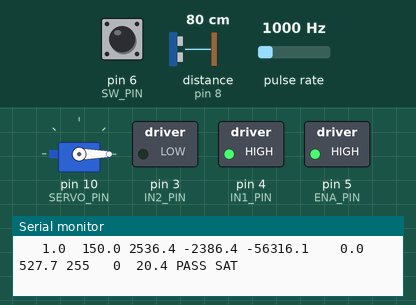
A sketch run on a simulated Arduino Uno, built with avr-gcc and run on an emulated ATmega328P. Parts: servo, switched loads named in the sketch (green lamp = pin HIGH), the last lines printed to the serial monitor. Wiring (inferred from the names in the program): ultrasonic range finder: trigger pin 9; echo pin 8; pulse sensor: data pin 2. Inputs (shaded band) come from the test bench; at power-on: pin 6 (SW_PIN) HIGH, distance to the obstacle (sensor on pin 8) 80 cm, pulse rate 1000 Hz. The echo pulse lasts 58.3 µs per cm; pins used as bus, display or sensor lines are not drawn.

Above: at 1.4 s.
1.5 s: pin 6 (SW_PIN) pulled LOW for 0.15 s
At 1.66 s:
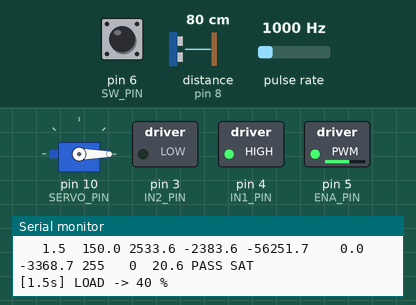
3.2 s: distance to the obstacle (sensor on pin 8) set to 73 cm
4.7 s: distance to the obstacle (sensor on pin 8) set to 66 cm
At 5.5 s:
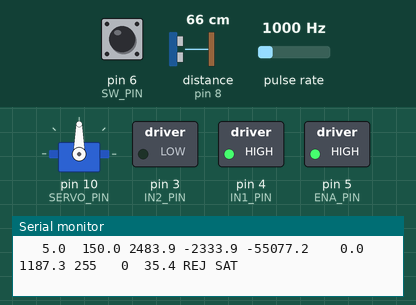
6.3 s: pulse rate (sensor on pin 2) set to 100 Hz
At 6.9 s:
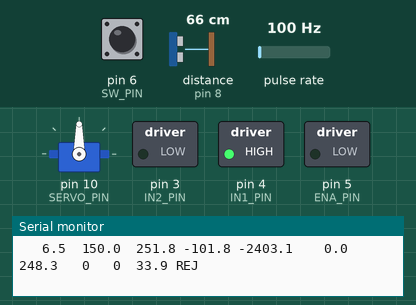
Timing chart, 0 to 9.3 s (numbered marks = the images above; inputs shaded):
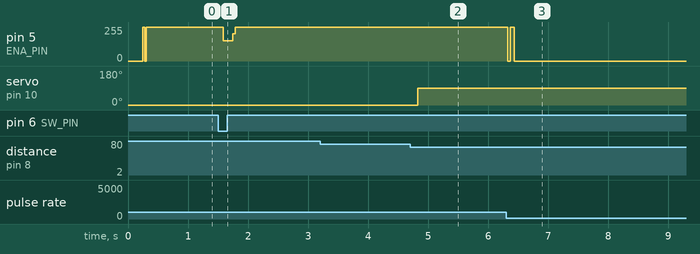

Measured:
- the behaviour switches between 71 and 70 cm on distance to the obstacle (sensor on pin 8) (found by bisection; images 1 and 2)
- after the input at 1.5 s, pin 5 (ENA_PIN): 255/255 → 153/255 after 0.09 s, → 255/255 0.16 s later
- after the input at 4.7 s, servo on pin 10 (SERVO_PIN): 0° → 90° after 0.13 s
- after the input at 6.3 s, pin 5 (ENA_PIN): 255/255 → 0/255 after 0.13 s

The sketch:

conveyor_pid_final.ino
```cpp
#include <Servo.h>
#include <avr/pgmspace.h>
// =====================================================
//  CONVEYOR: PID speed control + height sorting  (simple console)
//  Wiring:  D2 <- encoder | D3 -> L293D IN2 | D4 -> IN1 | D5 -> EN1
//           D8 <- HC-SR04 ECHO | D9 -> TRIG | D10 -> Servo | Terminal 9600 baud
//  Load: switch D6 -> GND (closed = load ON) | pot wiper -> A0 | m<n> picks source
//  Terminal commands (type then Enter):  h = help
// =====================================================

// ---------- Forward declarations ----------
void countPulse();
void setGate(byte pos);
void startStep();
void resetPID();
void setLoad(byte pct);
void updateLoad(unsigned long now);

// ---------- Pins ----------
const byte IR_PULSE_PIN = 2;
const byte IN2_PIN = 3;
const byte IN1_PIN = 4;
const byte ENA_PIN = 5;
const byte ECHO_PIN = 8;
const byte TRIG_PIN = 9;
const byte SERVO_PIN = 10;

// ---------- PID ----------
double dt, last_time;
double integral, previous, output = 0;
double kp, ki, kd;
double setpoint = 150.00;
const double MAX_RPM = 340.0;
const unsigned long SAMPLE_MS = 20;
double pTerm = 0, iTerm = 0, dTerm = 0;

// ---------- Software PWM ----------
const unsigned long SW_PERIOD_US = 10000UL;
byte duty = 0;

// ---------- Simulated belt load ----------
// loadPct = how much of the drive power is "eaten" by the load (0 = empty belt)
byte loadPct = 0;
byte loadSet = 40;                           // load size used by switch / pulse / terminal
byte loadMode = 2;                           // 0 = terminal, 1 = pot on A0, 2 = switch on D6, 3 = auto pulse
const byte SW_PIN = 6;                       // switch to GND (INPUT_PULLUP)
unsigned long lastLoadRead = 0;
unsigned long loadToggleMs = 0;
const unsigned long LOAD_PULSE_MS = 8000;    // pulse mode toggles every 8 s

// ---------- Speed measurement ----------
const float PULSES_PER_REV = 24.0;
const float RPM_FILTER = 0.5;
volatile unsigned long lastPulseUs = 0;
volatile unsigned long periodUs = 0;
double rawRPM = 0.0, currentRPM = 0.0, error = 0.0;
int pwmOutput = 0;

// ---------- Sorting ----------
Servo sortingGate;
const float SENSOR_TO_BELT_DIST = 100.0;
const float HEIGHT_THRESHOLD = 30.0;
const unsigned long ECHO_TIMEOUT_US = 30000;
const unsigned long ULTRA_MS = 100;
const unsigned long DIVERT_HOLD_MS = 1500;
const byte GATE_PASS = 0, GATE_REJECT = 90;
unsigned long lastUltraTime = 0, divertUntil = 0;
byte tallCount = 0, gatePos = 255;
float objectHeight = 0.0, lastDistance = -1.0;
unsigned int rejectCount = 0;

// ---------- Logging settings ----------
const unsigned long PRINT_MS = 500;
const double SETTLE_BAND = 1.0;
const unsigned long SETTLE_HOLD_MS = 2000;
const unsigned long SS_WINDOW_MS = 5000;
bool csvMode = false;
unsigned long lastPrint = 0;

// ---------- Step-response metrics ----------
bool stepActive = false;
unsigned long stepStartMs = 0, inBandSince = 0;
double stepFrom = 0, stepSpan = 0, stepExtreme = 0;
int stepDir = 1;
long t10 = -1, t90 = -1;
double lastRise = -1, lastSettle = -1, lastOver = -1, lastOverPct = -1;

// ---------- Steady-state statistics ----------
unsigned long ssStart = 0;
unsigned int ssN = 0, ssIn = 0;
double ssSumErr = 0, ssMaxAbs = 0, ssSumPwm = 0;

// =====================================================
//  Non-blocking log queue
// =====================================================
const int QSIZE = 320;
char q[QSIZE];
int qHead = 0, qTail = 0, qCount = 0;

void softPWM()
{
  unsigned long t = micros() % SW_PERIOD_US;
  unsigned int eff = ((unsigned int)duty * (100 - loadPct)) / 100;   // power the motor really gets
  unsigned long onTime = (SW_PERIOD_US * (unsigned long)eff) / 255UL;
  digitalWrite(ENA_PIN, t < onTime ? HIGH : LOW);
}

void pumpSerial()
{
  while (qCount > 0 && Serial.availableForWrite() > 0)
  {
    Serial.write(q[qHead]);
    qHead = (qHead + 1) % QSIZE;
    qCount--;
  }
}

void qRaw(char c)
{
  while (qCount >= QSIZE) { softPWM(); pumpSerial(); }
  q[qTail] = c;
  qTail = (qTail + 1) % QSIZE;
  qCount++;
}

void qPut(char c)
{
  if (c == '\n') qRaw('\r');   // terminal needs CR + LF
  qRaw(c);
}

void qStr(const char *s) { while (*s) qPut(*s++); }

void qP(const __FlashStringHelper *f)
{
  const char *p = (const char *)f;
  char c;
  while ((c = pgm_read_byte(p++))) qPut(c);
}

void qNum(double v, int w, int p)
{
  char t[16];
  dtostrf(v, w, p, t);
  qStr(t);
}

void qTime()
{
  qP(F("[")); qNum(millis() / 1000.0, 0, 1); qP(F("s] "));
}

int qFree() { return QSIZE - qCount; }

// =====================================================
//  Banner / help / header
// =====================================================
void printHelp()
{
  qP(F("\nCommands (type then Enter):\n"));
  qP(F("  s<rpm>  set speed   e.g. s120\n"));
  qP(F("  p<val>  set kp      e.g. p0.5\n"));
  qP(F("  i<val>  set ki      e.g. i2\n"));
  qP(F("  d<val>  set kd      e.g. d0.01\n"));
  qP(F("  l<pct>  load size 0-90   e.g. l40\n"));
  qP(F("  m<n>    load source: 0 term, 1 pot, 2 switch, 3 pulse\n"));
  qP(F("  r       report\n"));
  qP(F("  c       toggle CSV / table\n"));
  qP(F("  h       help\n\n"));
}

void printHeader()
{
  qP(F("  t(s)     SP     PV    ERR      P      I      D PWM LD% H(cm) GATE\n"));
}

void printBanner()
{
  qP(F("\n=== CONVEYOR PID SPEED CONTROL + HEIGHT SORTING ===\n"));
  qP(F("Setpoint: ")); qNum(setpoint, 0, 1); qP(F(" RPM (motor max ~")); qNum(MAX_RPM, 0, 0); qP(F(")\n"));
  qP(F("Gains: kp=")); qNum(kp, 0, 3); qP(F(" ki=")); qNum(ki, 0, 3); qP(F(" kd=")); qNum(kd, 0, 3); qPut('\n');
  qP(F("Reject height >= ")); qNum(HEIGHT_THRESHOLD, 0, 1); qP(F(" cm\n"));
  qP(F("Type h for commands.\n"));
}

// =====================================================
//  Setup
// =====================================================
void setup()
{
  //PESSEN'S INTEGRAL RULE
	kp = 23.599;
	ki = 118.945;
	kd = 1.756;

  Serial.begin(9600);

  pinMode(IR_PULSE_PIN, INPUT_PULLUP);
  attachInterrupt(digitalPinToInterrupt(IR_PULSE_PIN), countPulse, RISING);

  pinMode(ENA_PIN, OUTPUT);
  pinMode(IN1_PIN, OUTPUT);
  pinMode(IN2_PIN, OUTPUT);
  digitalWrite(IN1_PIN, HIGH);
  digitalWrite(IN2_PIN, LOW);
  digitalWrite(ENA_PIN, LOW);

  pinMode(SW_PIN, INPUT_PULLUP);
  pinMode(TRIG_PIN, OUTPUT);
  pinMode(ECHO_PIN, INPUT);

  sortingGate.attach(SERVO_PIN, 1000, 2000);
  setGate(GATE_PASS);

  printBanner();
  printHelp();
  printHeader();

  last_time = millis();
  startStep();
}

// =====================================================
//  Main loop
// =====================================================
void loop()
{
  softPWM();
  pumpSerial();
  unsigned long now = millis();

  if (now - last_time >= SAMPLE_MS)
  {
    dt = (now - last_time) / 1000.00;
    last_time = now;

    handleSerial();
    updateRPM();
    double actual = currentRPM;
    error = setpoint - actual;
    output = pid(error);
    setMotor((int)output);

    trackStep(now);
    trackSteady(now);

    if (now - lastPrint >= PRINT_MS && qFree() >= 100)
    {
      lastPrint = now;
      logRow(actual);
    }
  }

  updateLoad(now);
  updateSorting(now);
}

// =====================================================
//  PID
// =====================================================
double pid(double error)
{
  double proportional = error;
  integral += error * dt;
  integral = constrain(integral, 0.0, 255.0 / (ki > 0 ? ki : 1.0));
  double derivative = (dt > 0) ? (error - previous) / dt : 0.0;
  previous = error;

  pTerm = kp * proportional;
  iTerm = ki * integral;
  dTerm = kd * derivative;
  return pTerm + iTerm + dTerm;
}

void resetPID()
{
  integral = 0;
  previous = 0;
}

// =====================================================
//  Motor / speed measurement
// =====================================================
void setMotor(int pwm)
{
  pwmOutput = constrain(pwm, 0, 255);
  duty = (byte)pwmOutput;
}

void setLoad(byte pct)
{
  if (pct != loadPct)
  {
    loadPct = pct;
    qTime(); qP(F("LOAD -> ")); qNum(loadPct, 0, 0); qP(F(" %\n"));
  }
}

void updateLoad(unsigned long now)
{
  if (loadMode == 1 || loadMode == 2)
  {
    if (now - lastLoadRead < 100) return;          // read inputs 10x per second
    lastLoadRead = now;
    if (loadMode == 1) setLoad((byte)(((long)analogRead(A0) * 18 / 1023) * 5));   // pot: 0..90 % in 5 % steps
    else setLoad(digitalRead(SW_PIN) == LOW ? loadSet : 0);                        // switch closed = load on
  }
  else if (loadMode == 3 && now - loadToggleMs >= LOAD_PULSE_MS)
  {
    loadToggleMs = now;
    setLoad(loadPct == 0 ? loadSet : 0);
  }
}

void countPulse()
{
  unsigned long t = micros();
  periodUs = t - lastPulseUs;
  lastPulseUs = t;
}

void updateRPM()
{
  noInterrupts();
  unsigned long p = periodUs;
  unsigned long last = lastPulseUs;
  interrupts();

  unsigned long sinceLast = micros() - last;
  if (p == 0 || sinceLast > 500000UL) rawRPM = 0.0;
  else rawRPM = 60000000.0 / (PULSES_PER_REV * (double)p);

  currentRPM += RPM_FILTER * (rawRPM - currentRPM);
}

// =====================================================
//  Sorting
// =====================================================
void setGate(byte pos)
{
  if (pos != gatePos)
  {
    sortingGate.write(pos);
    gatePos = pos;
    qTime();
    if (pos == GATE_REJECT)
    {
      rejectCount++;
      qP(F("GATE -> REJECT (height "));
      qNum(objectHeight, 0, 1);
      qP(F(" cm, total rejected ")); qNum(rejectCount, 0, 0); qP(F(")\n"));
    }
    else
    {
      qP(F("GATE -> PASS\n"));
    }
  }
}

float readUltrasonic()
{
  digitalWrite(TRIG_PIN, LOW);
  delayMicroseconds(2);
  digitalWrite(TRIG_PIN, HIGH);
  delayMicroseconds(10);
  digitalWrite(TRIG_PIN, LOW);

  unsigned long start = micros();
  while (digitalRead(ECHO_PIN) == LOW)
  {
    softPWM();
    if (micros() - start > ECHO_TIMEOUT_US) return -1.0;
  }
  unsigned long t0 = micros();
  while (digitalRead(ECHO_PIN) == HIGH)
  {
    softPWM();
    if (micros() - t0 > ECHO_TIMEOUT_US) return -1.0;
  }
  unsigned long duration = micros() - t0;
  return (duration * 0.0343) / 2.0;
}

void updateSorting(unsigned long now)
{
  if (now - lastUltraTime >= ULTRA_MS)
  {
    lastUltraTime = now;
    lastDistance = readUltrasonic();
    objectHeight = (lastDistance < 0) ? 0.0 : (SENSOR_TO_BELT_DIST - lastDistance);

    if (objectHeight >= HEIGHT_THRESHOLD)
    {
      if (tallCount < 255) tallCount++;
      if (tallCount >= 2) divertUntil = now + DIVERT_HOLD_MS;
    }
    else
    {
      tallCount = 0;
    }
  }
  setGate((long)(divertUntil - now) > 0 ? GATE_REJECT : GATE_PASS);
}

// =====================================================
//  Logging
// =====================================================
void logRow(double actual)
{
  if (csvMode)
  {
    qNum(millis() / 1000.0, 0, 2); qPut(',');
    qNum(setpoint, 0, 1); qPut(',');
    qNum(actual, 0, 1); qPut(',');
    qNum(error, 0, 1); qPut(',');
    qNum(pTerm, 0, 1); qPut(',');
    qNum(iTerm, 0, 1); qPut(',');
    qNum(dTerm, 0, 1); qPut(',');
    qNum(pwmOutput, 0, 0); qPut(',');
    qNum(loadPct, 0, 0); qPut(',');
    qNum(objectHeight, 0, 1); qPut('\n');
    return;
  }

  qNum(millis() / 1000.0, 6, 1); qPut(' ');
  qNum(setpoint, 6, 1); qPut(' ');
  qNum(actual, 6, 1); qPut(' ');
  qNum(error, 6, 1); qPut(' ');
  qNum(pTerm, 6, 1); qPut(' ');
  qNum(iTerm, 6, 1); qPut(' ');
  qNum(dTerm, 6, 1); qPut(' ');
  qNum(pwmOutput, 3, 0); qPut(' ');
  qNum(loadPct, 3, 0); qPut(' ');
  qNum(objectHeight, 5, 1); qPut(' ');
  qStr(gatePos == GATE_REJECT ? "REJ" : "PASS");
  if (pwmOutput >= 255) qP(F(" SAT"));
  qPut('\n');
}

void startStep()
{
  stepActive = true;
  stepStartMs = millis();
  inBandSince = 0;
  stepFrom = currentRPM;
  stepSpan = fabs(setpoint - currentRPM);
  stepDir = (setpoint >= currentRPM) ? 1 : -1;
  stepExtreme = currentRPM;
  t10 = t90 = -1;
}

void trackStep(unsigned long now)
{
  if (!stepActive)
  {
    if (fabs(error) > 10.0)
    {
      qTime(); qP(F("Large error, tracking new transient\n"));
      startStep();
    }
    return;
  }

  long elapsed = (long)(now - stepStartMs);
  if (stepDir > 0 ? currentRPM > stepExtreme : currentRPM < stepExtreme) stepExtreme = currentRPM;

  if (stepSpan > 5.0)
  {
    double progress = stepDir * (currentRPM - stepFrom);
    if (t10 < 0 && progress >= 0.1 * stepSpan) t10 = elapsed;
    if (t90 < 0 && progress >= 0.9 * stepSpan) t90 = elapsed;
  }

  if (fabs(error) <= SETTLE_BAND)
  {
    if (inBandSince == 0) inBandSince = now;
    else if (now - inBandSince >= SETTLE_HOLD_MS)
    {
      lastSettle = (inBandSince - stepStartMs) / 1000.0;
      lastRise = (t10 >= 0 && t90 >= 0) ? (t90 - t10) / 1000.0 : -1;
      double ov = stepDir * (stepExtreme - setpoint);
      lastOver = (ov > 0.0) ? ov : 0.0;
      lastOverPct = (stepSpan > 5.0) ? 100.0 * lastOver / stepSpan : 0.0;

      qTime(); qP(F("STEP DONE target ")); qNum(setpoint, 0, 1); qP(F(" RPM | rise 10-90%: "));
      if (lastRise >= 0) { qNum(lastRise, 0, 2); qP(F(" s")); } else qP(F("n/a"));
      qP(F(" | settled ")); qNum(lastSettle, 0, 2);
      qP(F(" s | overshoot ")); qNum(lastOver, 0, 1); qP(F(" RPM (")); qNum(lastOverPct, 0, 1); qP(F("%)\n"));

      stepActive = false;
      ssStart = now; ssN = ssIn = 0; ssSumErr = ssMaxAbs = ssSumPwm = 0;
    }
  }
  else inBandSince = 0;
}

void trackSteady(unsigned long now)
{
  if (stepActive) return;
  ssN++;
  ssSumErr += error;
  ssSumPwm += pwmOutput;
  if (fabs(error) > ssMaxAbs) ssMaxAbs = fabs(error);
  if (fabs(error) <= SETTLE_BAND) ssIn++;

  if (now - ssStart >= SS_WINDOW_MS && ssN > 0)
  {
    qTime(); qP(F("STEADY "));
    qNum(SS_WINDOW_MS / 1000.0, 0, 0); qP(F("s | mean err ")); qNum(ssSumErr / ssN, 0, 2);
    qP(F(" | max err ")); qNum(ssMaxAbs, 0, 2);
    qP(F(" | in band ")); qNum(100.0 * ssIn / ssN, 0, 0);
    qP(F("% | avg PWM ")); qNum(ssSumPwm / ssN, 0, 0); qPut('\n');
    ssStart = now; ssN = ssIn = 0; ssSumErr = ssMaxAbs = ssSumPwm = 0;
  }
}

void printReport()
{
  qTime(); qP(F("REPORT\n"));
  qP(F("  setpoint ")); qNum(setpoint, 0, 1); qP(F(" RPM | PV ")); qNum(currentRPM, 0, 1);
  qP(F(" | error ")); qNum(error, 0, 2); qP(F(" | PWM ")); qNum(pwmOutput, 0, 0); qPut('\n');
  qP(F("  gains kp=")); qNum(kp, 0, 3); qP(F(" ki=")); qNum(ki, 0, 3); qP(F(" kd=")); qNum(kd, 0, 3); qPut('\n');
  qP(F("  last step: "));
  if (lastSettle >= 0)
  {
    qP(F("settled in ")); qNum(lastSettle, 0, 2); qP(F(" s, overshoot ")); qNum(lastOver, 0, 1);
    qP(F(" RPM (")); qNum(lastOverPct, 0, 1); qP(F("%)"));
  }
  else qP(F("none completed yet"));
  qPut('\n');
  qP(F("  load ")); qNum(loadPct, 0, 0); qP(F(" % (size ")); qNum(loadSet, 0, 0); qP(F(", source ")); qNum(loadMode, 0, 0); qP(F(")\n"));
  qP(F("  gate: ")); qStr(gatePos == GATE_REJECT ? "REJECT" : "PASS");
  qP(F(" | rejected objects: ")); qNum(rejectCount, 0, 0); qPut('\n');
}

// =====================================================
//  Terminal commands
// =====================================================
void handleSerial()
{
  static char buf[16];
  static byte n = 0;
  while (Serial.available())
  {
    char ch = Serial.read();
    if (ch == '\r' || ch == '\n')
    {
      if (n > 0)
      {
        buf[n] = 0;
        float v = atof(buf + 1);
        switch (buf[0])
        {
          case 's':
            setpoint = constrain(v, 0.0, 1000.0);
            qTime(); qP(F("CMD setpoint = ")); qNum(setpoint, 0, 1); qP(F(" RPM\n"));
            if (setpoint > MAX_RPM) { qP(F("  WARNING: above the motor's ~")); qNum(MAX_RPM, 0, 0); qP(F(" RPM limit\n")); }
            startStep();
            break;
          case 'p': kp = v; resetPID(); qTime(); qP(F("CMD kp = ")); qNum(kp, 0, 3); qPut('\n'); break;
          case 'i': ki = v; resetPID(); qTime(); qP(F("CMD ki = ")); qNum(ki, 0, 3); qPut('\n'); break;
          case 'd': kd = v; resetPID(); qTime(); qP(F("CMD kd = ")); qNum(kd, 0, 3); qPut('\n'); break;
          case 'l':
            loadSet = (byte)constrain(v, 0, 90);
            qTime(); qP(F("CMD load size = ")); qNum(loadSet, 0, 0); qP(F(" %\n"));
            if (loadMode == 0) setLoad(loadSet);
            break;
          case 'm':
            loadMode = (byte)constrain(v, 0, 3);
            loadToggleMs = millis();
            qTime(); qP(F("CMD load source = "));
            qStr(loadMode == 0 ? "terminal" : loadMode == 1 ? "pot A0" : loadMode == 2 ? "switch D6" : "auto pulse");
            qPut('\n');
            break;
          case 'r': printReport(); break;
          case 'c':
            csvMode = !csvMode;
            qTime(); qP(F("CMD output mode: ")); qStr(csvMode ? "CSV" : "table"); qPut('\n');
            if (csvMode) qP(F("t_s,SP,PV,ERR,P,I,D,PWM,LOAD,H\n")); else printHeader();
            break;
          case 'h': printHelp(); printHeader(); break;
          default:
            qTime(); qP(F("CMD unknown, type h for help\n"));
        }
      }
      n = 0;
    }
    else if (n < 15) buf[n++] = ch;
  }
}

// END OF SKETCH
```
